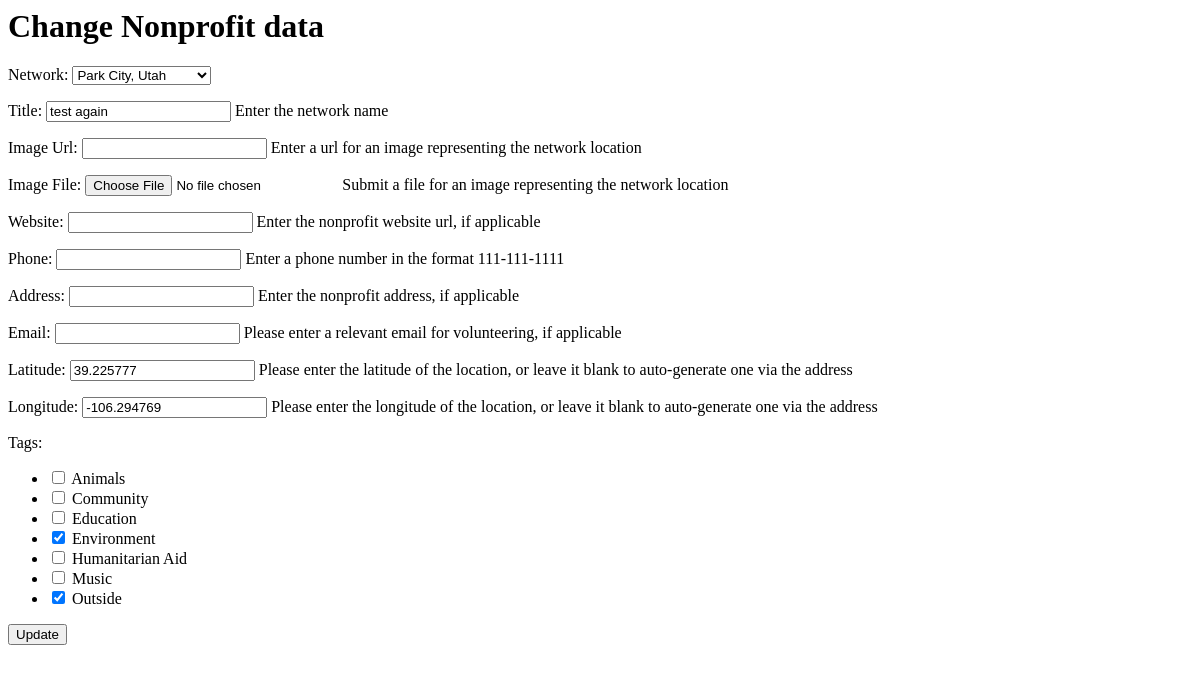
Before: /network/park-city-utah/test-again/update/ with the older database file.
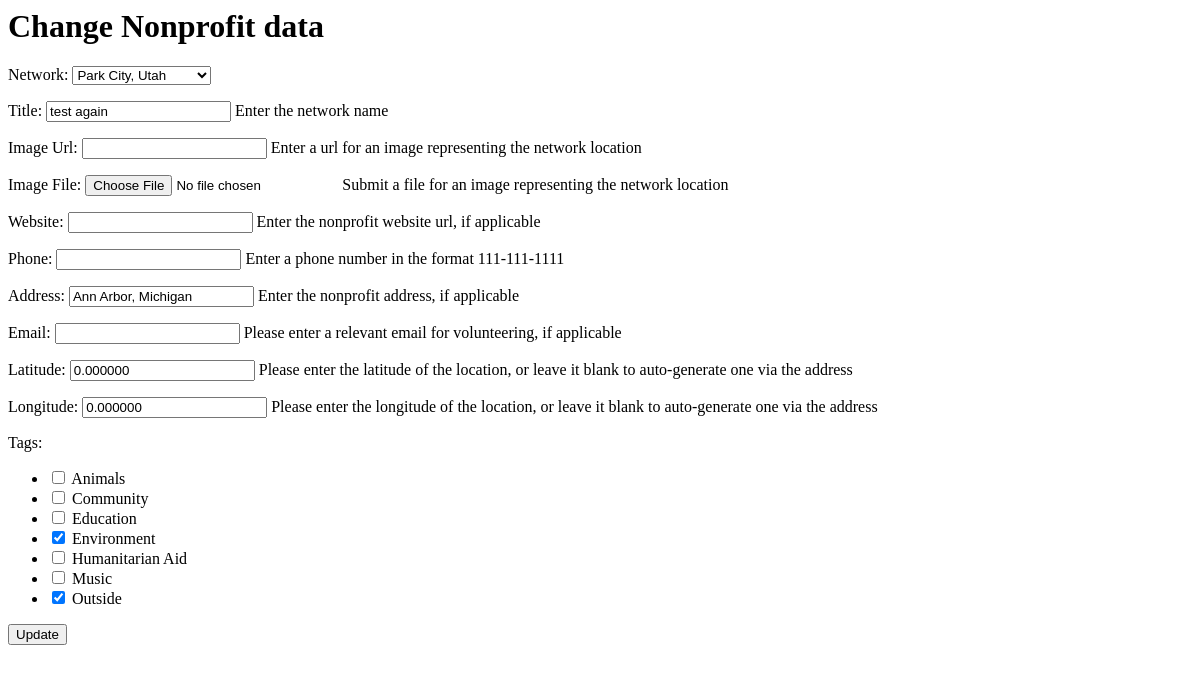
After: the same page with the newer database file.
### network/models.py (models this page shows, shortened)
class Nonprofit(models.Model):
	network = models.ForeignKey(Network, on_delete=models.CASCADE) #Each nonprofit belongs to one network
	pub_date = models.DateTimeField('date published', default=timezone.now)
	title = models.CharField(max_length=75, help_text="Enter the network name")
	src_link = models.URLField(max_length=200, help_text="Enter a url for an image representing the network location", blank=True)
	src_file = models.ImageField(upload_to='nonprofit_images', help_text = "Submit a file for an image representing the network location", height_field=None, width_field=None, max_length=100, blank=True)
	website = models.URLField(max_length=200, help_text="Enter the nonprofit website url, if applicable", null=True, blank=True)
	phone = models.CharField(max_length=12, help_text="Enter a phone number in the format 111-111-1111", null=True, blank=True) #for now, I'm using a charfield but in the future I should use a phonenumber field from a library
	address = models.CharField(max_length=100, help_text="Enter the nonprofit address, if applicable", null=True, blank=True)
	email = models.EmailField(max_length=254, help_text="Please enter a relevant email for volunteering, if applicable", null = True, blank=True)
	lat = models.DecimalField(max_digits=9, decimal_places=6, null = True, blank=True)
	lon = models.DecimalField(max_digits=9, decimal_places=6, null = True, blank=True)
	tags = models.ManyToManyField(Tag, blank=True)
	flagged = models.BooleanField(default=False)
	slug = models.SlugField(max_length=100, blank=True)
	class Meta:
		constraints = [
			models.UniqueConstraint(fields= ['network','title'], name='unique_np_naming'),
		]
	def was_flagged(self):
		return self.flagged
	was_flagged.admin_order_field = 'flagged'
	was_flagged.boolean = True
	was_flagged.short_description = 'Flagged / Reported?'

class Network(models.Model):
	pub_date = models.DateTimeField('date published', default=timezone.now)
	title = models.CharField(max_length=75, help_text="What town/city/location will this network be representing?", unique=True, default="")
	src_link = models.URLField(max_length=200, help_text="Enter a url for an image representing the network location", blank=True)
	src_file = models.ImageField(upload_to='network_images', help_text = "Submit a file for an image representing the network location", height_field=None, width_field=None, max_length=100, blank=True)
	slug = models.SlugField(max_length=100, unique=True, blank=True)
	lat = models.DecimalField(max_digits=9, decimal_places=6, blank = True, null = True)
	lon = models.DecimalField(max_digits=9, decimal_places=6, blank = True, null = True)
	flagged = models.BooleanField(default=False)
	def __str__(self):
		return self.title
	def was_flagged(self):
		return self.flagged
	was_flagged.admin_order_field = 'flagged'
	was_flagged.boolean = True
	was_flagged.short_description = 'Flagged / Reported?'

### network/views.py (the view, shortened to what this page needs)
# urls.py: path('<slug:network>/<slug:slug>/update/', views.UpdateNonView.as_view(), name='updatenon'), #update a nonprofit
class UpdateNonView(UpdateView):
	model = Nonprofit
	form_class = NonprofitFormUpdate
	template_name_suffix = '_update_form'
	success_url = reverse_lazy('network:index')
	def get_queryset(self):
		return Nonprofit.objects.filter(network__slug=self.kwargs['network'])

### network/forms.py (shortened to what this page needs)
class NonprofitFormUpdate(ModelForm):
    class Meta:
    	model = Nonprofit
    	exclude = ('pub_date', 'flagged', 'slug')
    	labels = {'lat': _('Latitude'), 'lon': _('Longitude'), 'src_link': _('Image Url'), 'src_file': _('Image File')}
    	help_texts = {'lat': _('Please enter the latitude of the location, or leave it blank to auto-generate one via the address'), 'lon': _('Please enter the longitude of the location, or leave it blank to auto-generate one via the address')}
    	widgets = {
            'tags': CheckboxSelectMultiple()
        }
    def __init__(self, *args, **kwargs):
        super(NonprofitFormUpdate, self).__init__(*args, **kwargs)

### network/models.py (called while the page is built)
	def __str__(self):
		return format(self.name)

### network/templates/network/nonprofit_update_form.html
<h1>Change Nonprofit data</h1>
<form method="post">{% csrf_token %}
    {{ form.as_p }}
    <input type="submit" value="Update">
</form>

Changed rows visible on the page:
changed Nonprofit "Park City, Utah": address (not shown) → "Ann Arbor, Michigan"; lat "39.225777" → "0.000000"; lon "-106.294769" → "0.000000"
